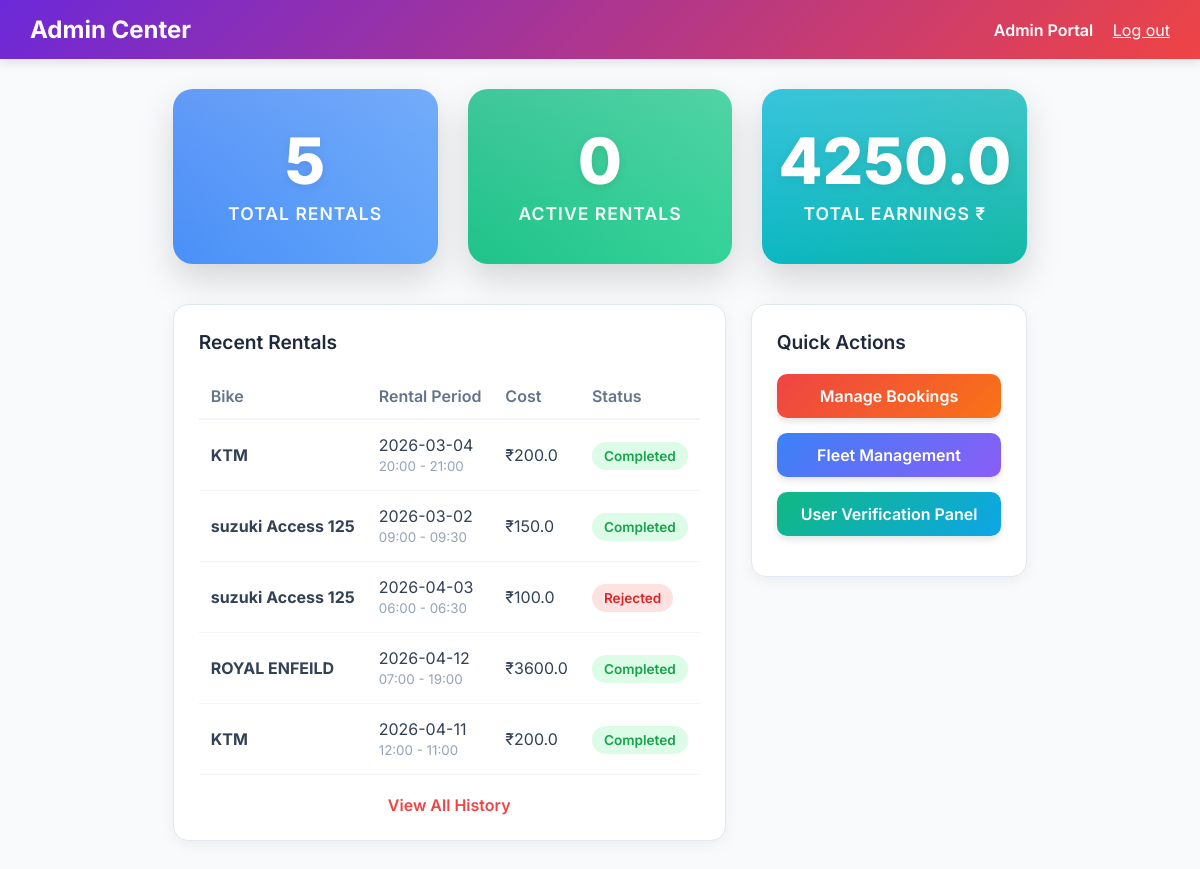
The app's page /admin/dashboard (signed in) with its own data.
### models.py (models this page shows)
class Booking(db.Model):
    id = db.Column(db.Integer, primary_key=True)
    user_id = db.Column(db.Integer, db.ForeignKey('user.id'), nullable=False)
    bike_id = db.Column(db.Integer, db.ForeignKey('bike.id'), nullable=False)
    booking_date = db.Column(db.String(20), nullable=False) # e.g., "YYYY-MM-DD"
    start_time = db.Column(db.String(10), nullable=False)
    end_time = db.Column(db.String(10), nullable=False)
    status = db.Column(db.String(20), default='Pending') # Pending, Accepted, Rejected, Ongoing, Completed
    amount = db.Column(db.Float, nullable=False)
    payments = db.relationship('Payment', backref='booking', lazy=True)

class Bike(db.Model):
    id = db.Column(db.Integer, primary_key=True)
    name = db.Column(db.String(100), nullable=False)
    type = db.Column(db.String(50)) # e.g., Scooter, Sports, Cruiser
    price = db.Column(db.Float, nullable=False)
    availability = db.Column(db.Boolean, default=True)
    image = db.Column(db.String(200))
    bookings = db.relationship('Booking', backref='bike', lazy=True)

### app.py (the view)
@app.route('/admin/dashboard')
@login_required
def admin_dashboard():
    if not isinstance(current_user, Admin):
        return redirect(url_for('client_dashboard'))
    total_bookings = Booking.query.count()
    active_rentals = Booking.query.filter_by(status='Ongoing').count()
    total_earnings = db.session.query(db.func.sum(Payment.amount)).scalar() or 0
    recent_bookings = Booking.query.order_by(Booking.id.desc()).limit(5).all()
    return render_template('admin/dashboard.html',
                           earnings=total_earnings,
                           bookings=total_bookings,
                           active_rentals=active_rentals,
                           recent_bookings=recent_bookings)

### app.py (called while the page is built)
@login_manager.user_loader
def load_user(user_id):
    if user_id.startswith('admin_'):
        admin_id = int(user_id.split('_')[1])
        return Admin.query.get(admin_id)
    else:
        return User.query.get(int(user_id))

### templates/admin/dashboard.html (shortened to what this page needs)
{% extends 'base.html' %}
{% block content %}
<div class="dash-nav">
    <h2>Admin Center</h2>
    <div>
        <span style="font-weight: 600; margin-right: 15px;"> Admin Portal</span>
        <a href="{{ url_for('logout') }}" style="color: white; text-decoration: underline;">Log out</a>
    </div>
</div>
<div class="dash-container">
    <div class="dash-cards">
        <div class="stat-card bg-blue">
            <h3 class="stat-val">{{ bookings }}</h3>
            <div class="stat-label">Total Rentals</div>
        </div>
        <div class="stat-card bg-green">
            <h3 class="stat-val">{{ active_rentals }}</h3>
            <div class="stat-label">Active Rentals</div>
        </div>
        <div class="stat-card bg-teal">
            <h3 class="stat-val">{{ earnings }}</h3>
            <div class="stat-label">Total Earnings ₹</div>
        </div>
    </div>
    <div class="main-grid">
        <div class="panel">
            <h3 class="panel-title">Recent Rentals</h3>
            <div style="overflow-x: auto;">
                <table class="modern-table">
                    <thead>
                        <tr>
                            <th>Bike</th>
                            <th>Rental Period</th>
                            <th>Cost</th>
                            <th>Status</th>
                        </tr>
                    </thead>
                    <tbody>
                        {% for b in recent_bookings %}
                        <tr>
                            <td><strong>{{ b.bike.name }}</strong></td>
                            <td>{{ b.booking_date }}<br><small style="color: #94a3b8;">{{ b.start_time }} - {{ b.end_time }}</small></td>
                            <td>₹{{ b.amount }}</td>
                            <td>
                                <span class="status-badge
                                    {% if b.status == 'Ongoing' %}badge-active
                                    {% elif b.status in ['Completed', 'Accepted'] %}badge-completed
                                    {% elif b.status == 'Pending' %}badge-pending
                                    {% else %}badge-rejected{% endif %}">
                                    {% if b.status == 'Ongoing' %}Active{% else %}{{ b.status }}{% endif %}
                                </span>
                            </td>
                        </tr>
                        {% else %}
                        <tr><td colspan="4" style="text-align:center;">No recent rentals.</td></tr>
                        {% endfor %}
                    </tbody>
                </table>
            </div>
            <a href="{{ url_for('admin_bookings') }}" style="display:block; text-align:center; margin-top:20px; color:#ef4444; font-weight:600;">View All History</a>
        </div>
        <div class="panel" style="align-self: start;">
            <h3 class="panel-title">Quick Actions</h3>
            <a href="{{ url_for('admin_bookings') }}" class="action-btn" style="background: linear-gradient(135deg, #ef4444, #f97316);">Manage Bookings</a>
            <a href="{{ url_for('admin_bikes') }}" class="action-btn" style="background: linear-gradient(135deg, #3b82f6, #8b5cf6);">Fleet Management</a>
            <a href="{{ url_for('admin_users') }}" class="action-btn" style="background: linear-gradient(135deg, #10b981, #0ea5e9);">User Verification Panel</a>
        </div>
    </div>
</div>
{% endblock %}

### static/css/style.css (style rules this page uses)
:root { --bg-color: #0f172a; --card-bg: rgba(30, 41, 59, 0.7); --text-primary: #f8fafc; --text-secondary: #94a3b8; --accent: #3b82f6; --accent-hover: #2563eb; --danger: #ef4444; --success: #22c55e; --header-bg: #ffffff; --header-text: #000000; }
body { margin: 0; font-family: 'Inter', sans-serif; background-color: var(--bg-color); color: var(--text-primary); min-height: 100vh; display: flex; flex-direction: column; }
a { text-decoration: none; color: var(--accent); }

### templates/admin/dashboard.html (style rules this page uses)
body { background-color: #f8fafc !important; color: #1f2937 !important; }
.dash-nav { background: linear-gradient(135deg, #6c28d9, #ef4444); padding: 15px 30px; color: white; display: flex; justify-content: space-between; align-items: center; box-shadow: 0 4px 10px rgba(0,0,0,0.1); }
.dash-nav h2 { margin: 0; font-size: 1.5rem; font-weight: 700; }
.dash-container { max-width: 1200px; margin: 30px auto; padding: 0 20px; }
.dash-cards { display: flex; justify-content: space-between; gap: 30px; margin-bottom: 40px; }
.stat-card { flex: 1; border-radius: 20px; padding: 40px 20px; color: white; display: flex; flex-direction: column; justify-content: center; align-items: center; box-shadow: 0 15px 35px rgba(0,0,0,0.15); transition: transform 0.3s ease, box-shadow 0.3s ease; position: relative; overflow: hidden; }
.stat-card::before { content: ''; position: absolute; top: 0; left: 0; width: 100%; height: 100%; background: linear-gradient(180deg, rgba(255,255,255,0.2) 0%, transparent 100%); pointer-events: none; }
.bg-blue { background: linear-gradient(135deg, #3b82f6, #60a5fa); }
.bg-green { background: linear-gradient(135deg, #10b981, #34d399); }
.bg-teal { background: linear-gradient(135deg, #06b6d4, #14b8a6); }
.stat-val { font-size: 4rem; font-weight: 800; line-height: 1; margin: 0; text-shadow: 0 2px 10px rgba(0,0,0,0.1); }
.stat-label { font-size: 1.1rem; font-weight: 600; opacity: 0.95; margin-top: 10px; text-transform: uppercase; letter-spacing: 1px; }
.main-grid { display: grid; grid-template-columns: 2fr 1fr; gap: 25px; }
.panel { background: white; border-radius: 15px; box-shadow: 0 4px 15px rgba(0,0,0,0.05); padding: 25px; border: 1px solid #e2e8f0; }
.panel-title { margin-top: 0; color: #1e293b; margin-bottom: 20px; font-size: 1.2rem; font-weight: 600; }
.modern-table { width: 100%; border-collapse: collapse; }
.modern-table th { text-align: left; padding: 12px; color: #64748b; border-bottom: 2px solid #f1f5f9; font-weight: 600; }
.modern-table td { padding: 15px 12px; border-bottom: 1px solid #f1f5f9; color: #334155; }
.status-badge { padding: 6px 12px; border-radius: 20px; font-size: 0.85rem; font-weight: 600; }
.badge-active, .badge-completed { background: #dcfce7; color: #16a34a; }
.badge-rejected, .badge-cancelled { background: #fee2e2; color: #dc2626; }
.action-btn { display: block; width: 100%; margin-bottom: 15px; padding: 12px; border-radius: 10px; color: white; border: none; font-weight: 600; text-align: center; transition: transform 0.2s, box-shadow 0.2s; box-sizing: border-box; box-shadow: 0 4px 6px rgba(0,0,0,0.1); }

### records on screen
Booking: bike.name "KTM", booking_date "2026-03-04", start_time "20:00", end_time "21:00", amount "200.0", status "Completed"
Booking: bike.name "suzuki Access 125", booking_date "2026-03-02", start_time "09:00", end_time "09:30", amount "150.0", status "Completed"
Booking: bike.name "suzuki Access 125", booking_date "2026-04-03", start_time "06:00", end_time "06:30", amount "100.0", status "Rejected"
Booking: bike.name "ROYAL ENFEILD", booking_date "2026-04-12", start_time "07:00", end_time "19:00", amount "3600.0", status "Completed"
Booking: bike.name "KTM", booking_date "2026-04-11", start_time "12:00", end_time "11:00", amount "200.0", status "Completed"

### other values on screen
{{ bookings }} "5"
{{ active_rentals }} "0"
{{ earnings }} "4250.0"
